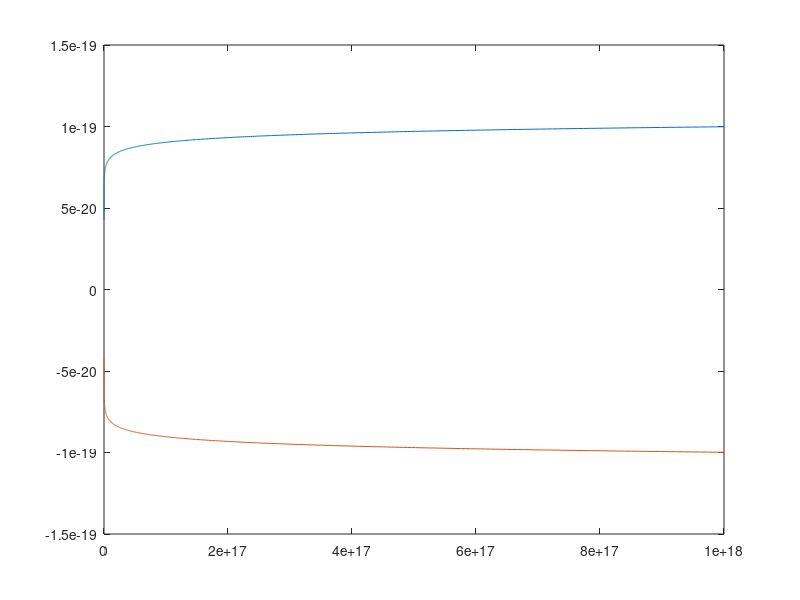

Write MATLAB code to recreate this figure. (Note: this script raises an error after producing the figure.)
% subplot(1, 2, 1);
N = 1024;
k = 1.38e-23;
T = 300;
h = 6.626e-34;
m_e = 9.1e-31 * 1.08;
m_h = 9.1e-31 * 0.56;
E_g = 1.12 * 1.6e-19;
N_c = 2 * (2 * pi * m_e * k * T / h ^ 2);
N_v = 2 * (2 * pi * m_h * k * T / h ^ 2);
n_i = sqrt(N_c * N_v) * exp(-E_g/(2 * k * T));
n = 10 .^ (12 + ([1:N] * 6 / N));
E_Fe = k * T * log(n / n_i);
E_Fp = -E_Fe;
plot(n, E_Fe, n, E_Fp);
xscale log;
xlabel('N_d');
ylabel('E_F');